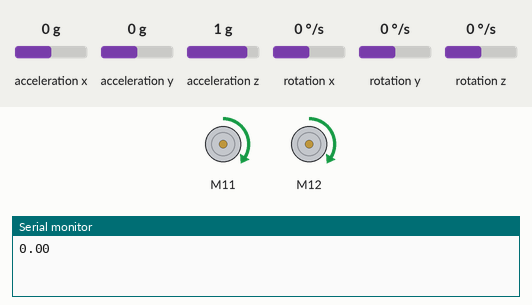
This sketch was run on a simulated Arduino Uno, built with avr-gcc and run on an emulated ATmega328P. Shown: 2 × DC motor (green arrow = forward, orange = backward, longer = faster), the last lines printed to the serial monitor. Inputs (shaded band) come from the test bench; at power-on: rotation z 0 °/s, acceleration x 0 g, acceleration y 0 g, acceleration z 1 g, rotation x 0 °/s, rotation y 0 °/s.

Above: at 3.6 s.
3.7 s: rotation z set to 25 °/s
6.7 s: rotation z set to 30 °/s
At 9.1 s:
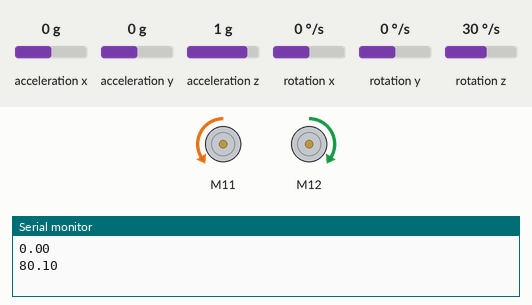
9.4 s: rotation z set to 36 °/s
At 13.0 s:
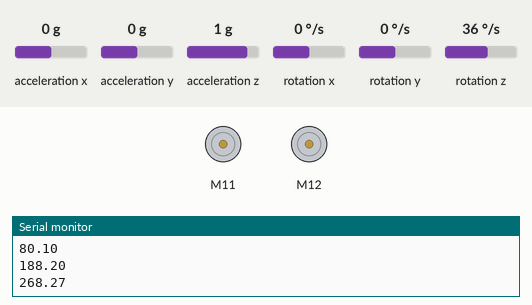
Timing chart, 0 to 18.4 s (numbered marks = the images above; inputs shaded):
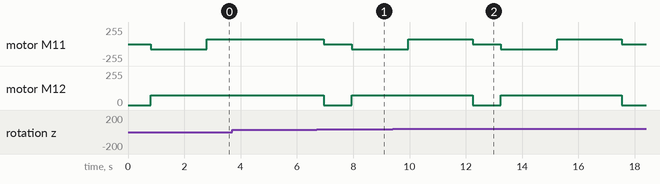

Measured:
- the behaviour switches between 27 and 28 °/s on rotation z (found by bisection; images 0 and 1)
- the behaviour switches between 33 and 34 °/s on rotation z (found by bisection; images 1 and 2)
- after the input at 3.7 s, every drawn part: stays the same

The sketch:

GyroEnabledSquareTest.ino
```cpp
#include <MeAuriga.h>
#include <Wire.h>

#define ALLLEDS 0

// Auriga on-board light ring has 12 LEDs
#define LEDNUM 12

// on-board LED ring, at PORT0 (onboard)
MeRGBLed led(0, LEDNUM);

MeEncoderOnBoard Encoder_1(SLOT1);
MeEncoderOnBoard Encoder_2(SLOT2);

int16_t moveSpeed = 75;

MeGyro gyro(1, 0x69);

float j, f, k;

// Threshold to determine light source direction
const int threshold = 6;  // Adjust as needed based on your environment

void Forward(void) {
  Encoder_1.setMotorPwm(-moveSpeed);  // setMotorPwm writes to the encoder controller
  Encoder_2.setMotorPwm(moveSpeed);   // so setting the speed change instantly
}
void Backward(void) {
  Encoder_1.setMotorPwm(moveSpeed);
  Encoder_2.setMotorPwm(-moveSpeed);
}

void BackwardAndTurnLeft(void) {
  Encoder_1.setMotorPwm(moveSpeed / 4);
  Encoder_2.setMotorPwm(-moveSpeed);
}

void BackwardAndTurnRight(void) {
  Encoder_1.setMotorPwm(moveSpeed);
  Encoder_2.setMotorPwm(-moveSpeed / 4);
}

void TurnLeft(void) {
  Encoder_1.setMotorPwm(-moveSpeed);
  Encoder_2.setMotorPwm(moveSpeed / 2);
}

void TurnRight() {
  Encoder_1.setMotorPwm(-moveSpeed / 2);
  Encoder_2.setMotorPwm(moveSpeed);
}

void TurnLeft1(void) {
  Encoder_1.setMotorPwm(-moveSpeed);
  Encoder_2.setMotorPwm(-moveSpeed);
}

void TurnRight1(void) {
  Encoder_1.setMotorPwm(moveSpeed);
  Encoder_2.setMotorPwm(moveSpeed);
}

void Stop(void) {
  Encoder_1.setMotorPwm(0);
  Encoder_2.setMotorPwm(0);
}

void ChangeSpeed(int16_t spd) {
  moveSpeed = spd;
}

void setup() {
  Serial.begin(115200);
  //Set PWM 8KHz
  TCCR1A = _BV(WGM10);
  TCCR1B = _BV(CS11) | _BV(WGM12);
  TCCR2A = _BV(WGM21) | _BV(WGM20);
  TCCR2B = _BV(CS21);
  gyro.begin();

  // Initalise LED
  led.setpin(44);

  Forward();
  delay(2000);
  turnRight(80);
  delay(1000);

  Forward();
  delay(2000);
  turnRight(80);
  delay(1000);

  Forward();
  delay(2000);
  turnRight(80);
  delay(1000);

  Forward();
  delay(2000);
  turnRight(80);
  delay(1000);
}

void loop() {

}


void turnRight(double degree) {
  gyro.update();
  Serial.println(gyro.getAngleZ());
  double startAngle = gyro.getAngleZ() + 180.00;
  double delta;
  TurnRight1();
  while (degree > 0) {
    gyro.update();
    delta = gyro.getAngleZ() + 180.00 - startAngle;
    if (delta < -180.00) {
      delta += 360.00;
    } else if (delta > 180) {
      delta -= 360;
    }
    degree -= delta;
    startAngle = gyro.getAngleZ() + 180.00;
  }
  gyro.update();
  Serial.println(gyro.getAngleZ());
  Stop();
}

void turnLeft(double degree) {
  gyro.update();
  Serial.println(gyro.getAngleZ());
  double startAngle = gyro.getAngleZ() + 180.00;
  double delta;
  TurnLeft1();
  while (degree > 0) {
    gyro.update();
    delta = gyro.getAngleZ() + 180.00 - startAngle;
    if (delta < -180.00) {
      delta += 360.00;
    } else if (delta > 180) {
      delta -= 360;
    }
    degree += delta;
    startAngle = gyro.getAngleZ() + 180.00;
  }
  gyro.update();
  Serial.println(gyro.getAngleZ());
  Stop();
}
```
